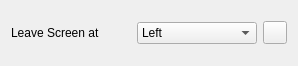
<?xml version="1.0" encoding="UTF-8"?>
<ui version="4.0">
 <class>ShareInputDevicesConfig</class>
 <widget class="QWidget" name="ShareInputDevicesConfig">
  <property name="geometry">
   <rect>
    <x>0</x>
    <y>0</y>
    <width>298</width>
    <height>66</height>
   </rect>
  </property>
  <property name="windowTitle">
   <string>Form</string>
  </property>
  <layout class="QHBoxLayout" name="horizontalLayout">
   <item>
    <widget class="QLabel" name="edgeLabel">
     <property name="text">
      <string comment="@label:listbox">Leave Screen at</string>
     </property>
    </widget>
   </item>
   <item>
    <widget class="QComboBox" name="edgeComboBox">
     <property name="currentIndex">
      <number>1</number>
     </property>
     <item>
      <property name="text">
       <string comment="@item:inlistbox top edge of screen">Top</string>
      </property>
     </item>
     <item>
      <property name="text">
       <string comment="@item:inlistbox left edge of screen">Left</string>
      </property>
     </item>
     <item>
      <property name="text">
       <string comment="@item:inlistbox right edge of screen">Right</string>
      </property>
     </item>
     <item>
      <property name="text">
       <string comment="@item:inlistbox bottom edge of screen">Bottom</string>
      </property>
     </item>
    </widget>
   </item>
   <item>
    <widget class="KContextualHelpButton" name="edgeContextualWarning">
     <property name="icon">
      <iconset theme="data-warning"/>
     </property>
     <property name="contextualHelpText">
      <string comment="@info:tooltip">Another device already reserved this edge. This may lead to unexpected results when both are connected at the same time.</string>
     </property>
    </widget>
   </item>
  </layout>
 </widget>
 <customwidgets>
  <customwidget>
   <class>KContextualHelpButton</class>
   <extends>QToolButton</extends>
   <header>kcontextualhelpbutton.h</header>
  </customwidget>
 </customwidgets>
 <resources/>
 <connections/>
</ui>
